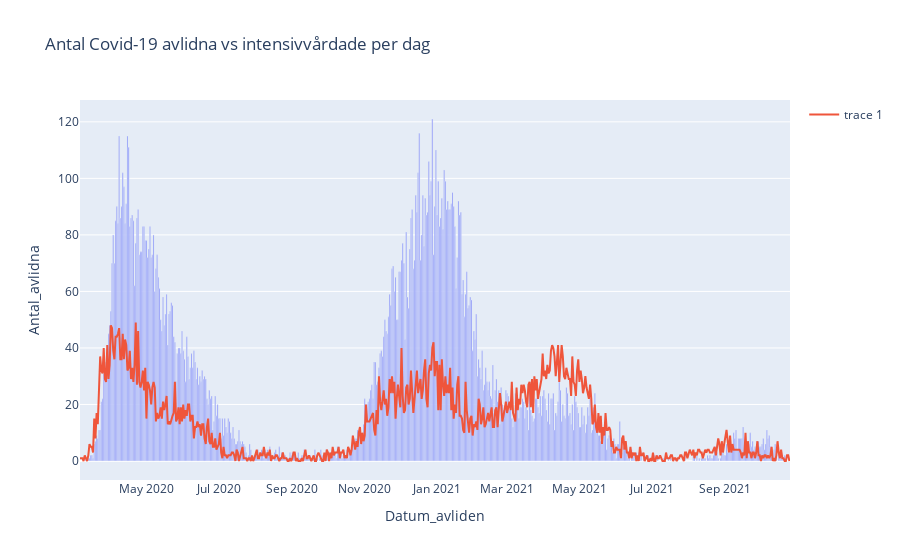

The notebook cell this image was saved under:
### Code cell
import plotly_express as px

fig1 = px.bar(av_per_dag, x= "Datum_avliden", y = "Antal_avlidna", title= "Antal Covid-19 avlidna vs intensivvårdade per dag")
fig1.add_scatter(x=iva_per_dag["Datum_vårdstart"],y=iva_per_dag["Antal_intensivvårdade"])
fig1.show()

fig1.write_html("Visualiseringar/KPI2.html")

### Figure 1 — Plotly figure (JSON) as saved in the notebook; plotly's stock layout.template omitted (floating-point values rounded to 4 significant figures; data arrays with more than 128 entries replaced by an {"elided": "..."} marker saying what was removed)
{"data": [{"alignmentgroup": "True", "hovertemplate": "Datum_avliden=%{x}<br>Antal_avlidna=%{y}<extra></extra>", "legendgroup": "", "marker": {"color": "#636efa", "pattern": {"shape": ""}}, "name": "", "offsetgroup": "", "orientation": "v", "showlegend": false, "textposition": "auto", "type": "bar", "x": {"elided": "595 str values"}, "xaxis": "x", "y": {"elided": "595 int values"}, "yaxis": "y"}, {"type": "scatter", "x": {"elided": "599 str values"}, "y": {"elided": "599 int values"}}], "layout": {"barmode": "relative", "legend": {"tracegroupgap": 0}, "title": {"text": "Antal Covid-19 avlidna vs intensivvårdade per dag"}, "xaxis": {"anchor": "y", "domain": [0, 1], "title": {"text": "Datum_avliden"}}, "yaxis": {"anchor": "x", "domain": [0, 1], "title": {"text": "Antal_avlidna"}}}}
